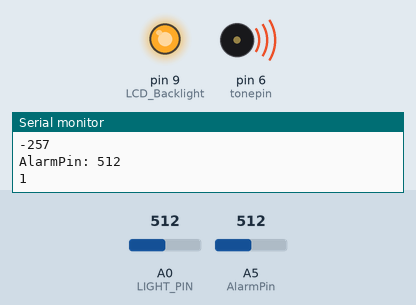
Recording of a sketch running on a simulated Arduino Uno, built with avr-gcc and run on an emulated ATmega328P. Shown: output pins drawn as LEDs (lit = HIGH), buzzer (waves = sounding), the last lines printed to the serial monitor. The test bench sets the inputs (shaded band); at power-on: A0 (LIGHT_PIN) = 512, A5 (AlarmPin) = 512.

Above: at 1.3 s.
1.4 s: A0 (LIGHT_PIN) set to 122
At 1.8 s:
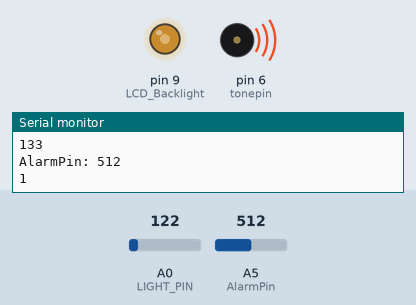
3.0 s: A5 (AlarmPin) set to 106
4.5 s: A5 (AlarmPin) set to 90
At 5.5 s:
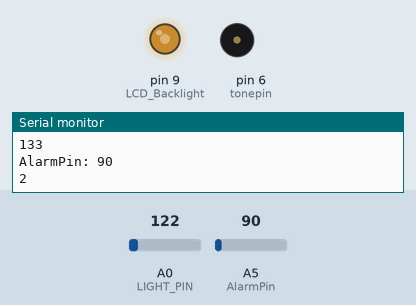
6.0 s: A0 (LIGHT_PIN) set to 0
At 6.8 s:
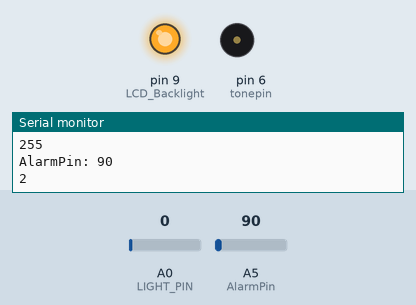
7.5 s: A5 (AlarmPin) set to 110
At 8.0 s:
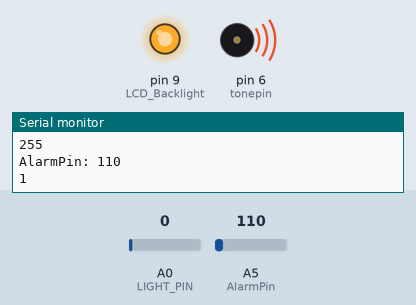
9.0 s: A5 (AlarmPin) set to 0
At 9.3 s:
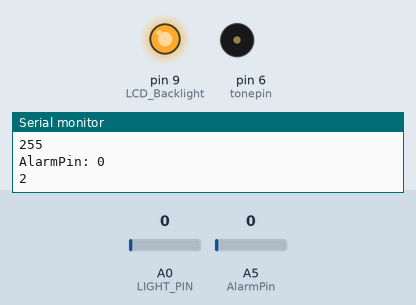
Timing chart, 0 to 11.5 s (numbered marks = the images above; inputs shaded):
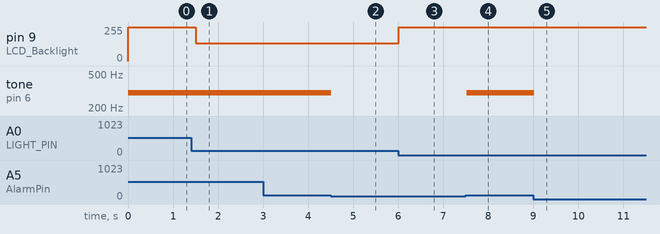

Measured:
- the behaviour switches between 100 and 99 on A5 (AlarmPin) (found by bisection; images 1 and 2)
- after the input at 1.4 s, pin 9 (LCD_Backlight): 255/255 → 133/255 after 0.10 s
- after the input at 4.5 s, tone on pin 6 (tonepin): 300 Hz → silent at once
- after the input at 6.0 s, pin 9 (LCD_Backlight): 133/255 → 255/255 at once
- after the input at 7.5 s, tone on pin 6 (tonepin): silent → 300 Hz at once
- after the input at 9.0 s, tone on pin 6 (tonepin): 300 Hz → silent at once

The sketch:

BACKLIGHT.ino
```cpp
#define LCD_Backlight 9
#define tonepin 6

const int LIGHT_PIN = A0;         //Defines photocell pin
const int AlarmPin =A5;           //Defines Alarm input pin from optocoulper
const int Speaker = 10;           //Defines Pizeo Speaker Pin
const float DARK_THRESHOLD = 10;
const int DARK = 120;
const int LIGHT =255;

int buttonState =0;
int whichSensor;

void setup(){
  Serial.begin(9600);
  pinMode(LIGHT_PIN, INPUT);
  pinMode(AlarmPin, INPUT);
}

void loop(){
  int LIGHTVALUE = 255;  //initialized backlight value (100% dark)
  int light_ADC = analogRead(LIGHT_PIN);  //Reads Analog Value from photocell Voltage divider input
  int Alarm_ADC = analogRead(AlarmPin);   //Reads Analog input value from optocoulper
    Serial.println("LightValue: "+ String(light_ADC)); //Serial print for programming and Debug purposes
    Serial.println((255-light_ADC));
    Serial.println("AlarmPin: "+String(Alarm_ADC));
    if(Alarm_ADC>=100){ //turns on alarm essentially if it is digital HIGH except its connect to an analog input
      tone(tonepin, 300);// plays alarm tone
      Serial.println(1);//debug serial text
    }
    else{
      Serial.println(2);//debug serial text
      noTone(tonepin); //stops alarm sound

    }

analogWrite(LCD_Backlight,(255-light_ADC)); //sets PWM output for LCD backlight based on the photocell input

delay(500);
}
```
